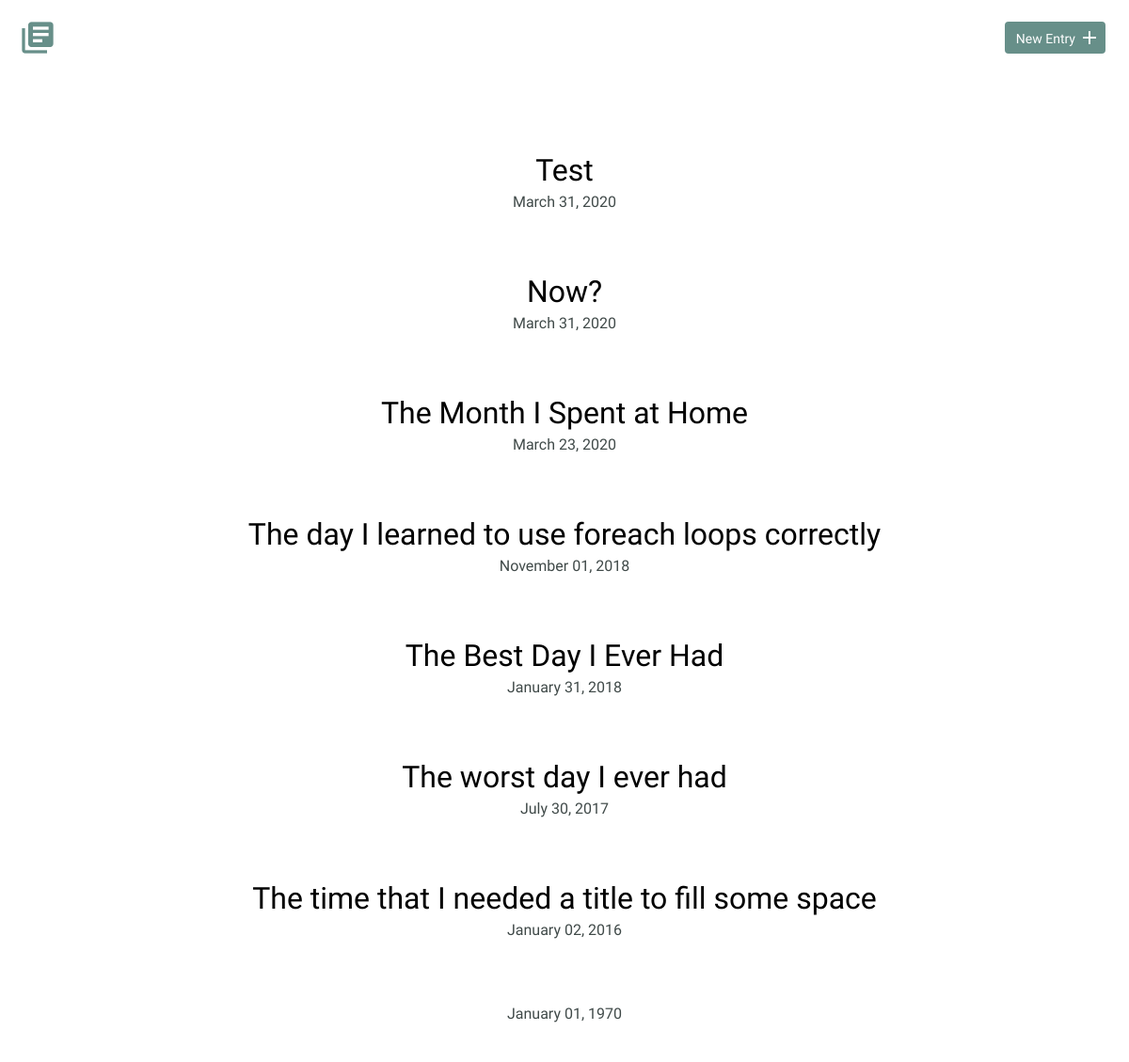
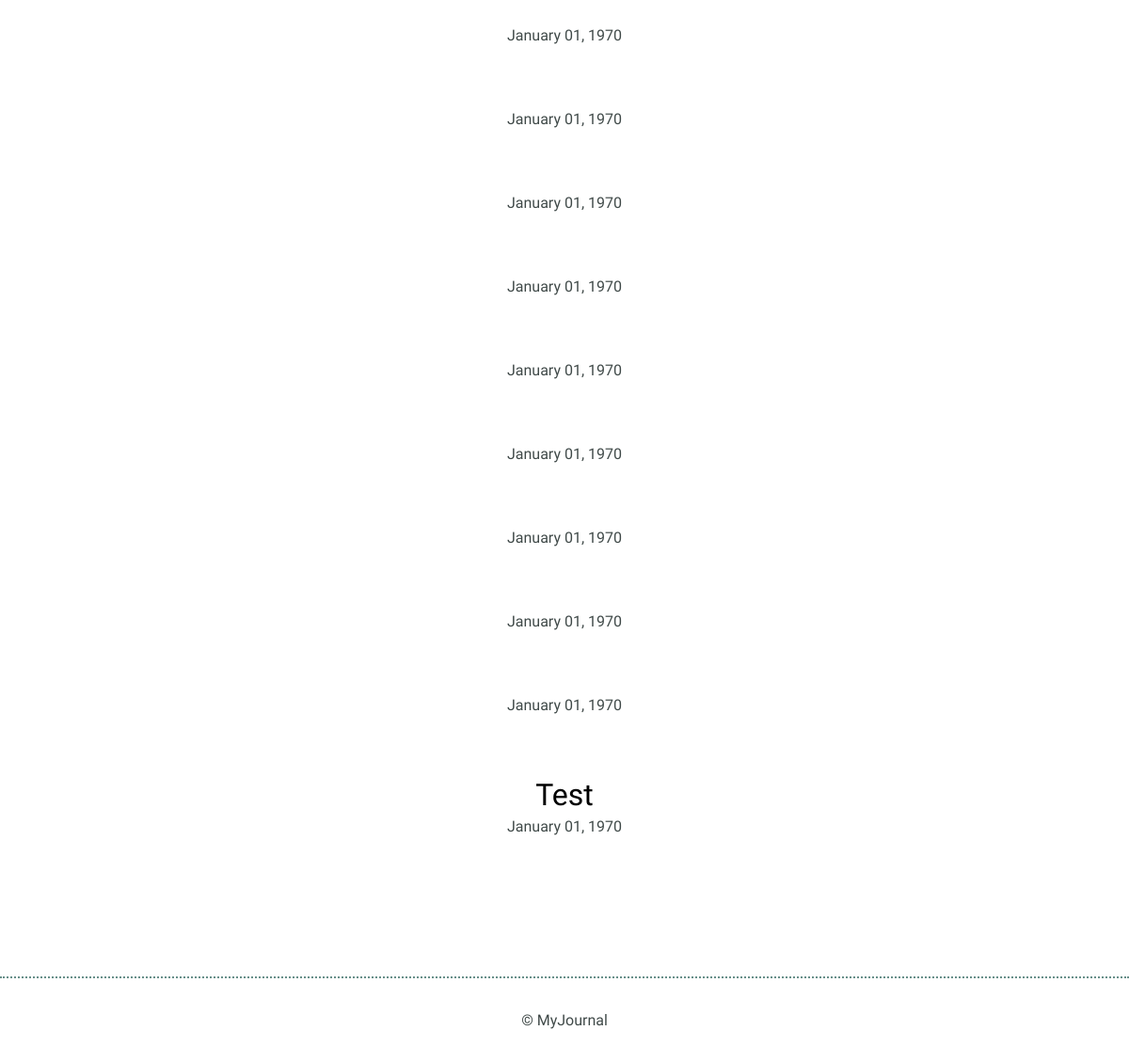
The app's page /, older data (2 pictures, top to bottom).
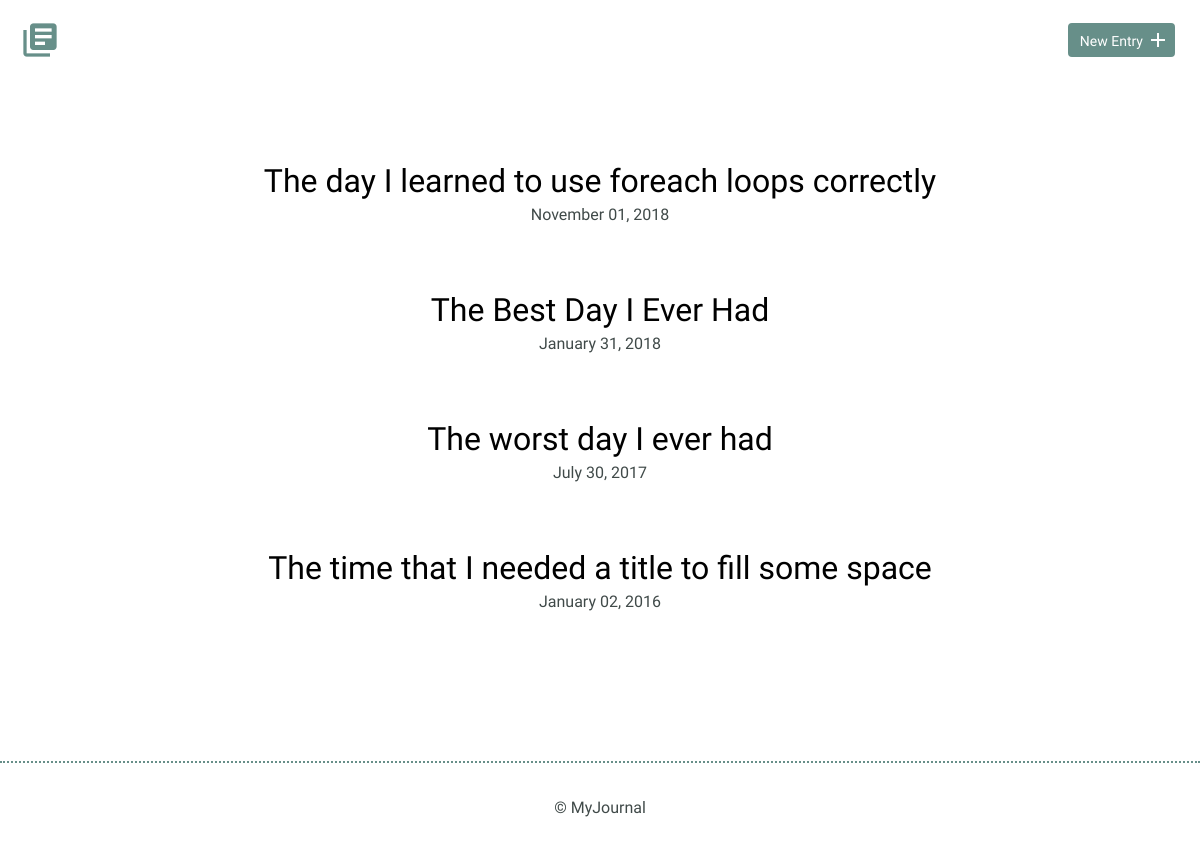
The same page, newer data.
### tables this page shows
CREATE TABLE "entries" (
	`id`	INTEGER,
	`title`	TEXT,
	`date`	TEXT,
	`time_spent`	INTEGER,
	`learned`	BLOB,
	`resources`	BLOB,
	PRIMARY KEY(`id`)
);

### inc/functions.php (the view, shortened to what this page needs)
<?php
function get_html_item() {
    include('connection.php');
    $html = [];
    $sql =("SELECT * FROM entries ORDER BY date DESC");
    $stmt = $db->prepare($sql);
    $stmt->execute();
    foreach ($rows = $stmt->fetchAll(PDO::FETCH_ASSOC) as $row) {
        $html[] =  "<article>
         <h2><a href='detail.php?id=".$row['id']."'>$row[title]</a></h2>
        <time datetime='2020-03-29'>". date('F d, Y', strtotime($row['date'])). "</time>
        </article>";
    }
    return $html;
}

### inc/header.php (shortened to what this page needs)
<!DOCTYPE html>
<html>
    <head>
        <link rel="stylesheet" href="css/normalize.css">
        <link rel="stylesheet" href="css/site.css">
    </head>
    <body>
        <header>
            <div class="container">
                <div class="site-header">
                    <a class="logo" href="index.php"><i class="material-icons">library_books</i></a>
                    <a class="button icon-right" href="new.php"><span>New Entry</span> <i class="material-icons">add</i></a>
                </div>
            </div>
        </header>

### index.php (shortened to what this page needs)
<?php
include('inc/header.php');
include('inc/functions.php');
$items = get_html_item();
?>
        <section>
            <div class="container">
                <div class="entry-list">
                    <?php
                    foreach ($items as $item) { echo $item; }
                    ?>
                </div>
            </div>
        </section>
<?php
include('inc/footer.php');
?>

### inc/footer.php
<footer>
            <div>
                &copy; MyJournal
            </div>
        </footer>
    </body>
</html>

### css/site.css (style rules this page uses)
body { font-size: 16px; color: #404a49; font-family: 'Cousine', serif; font-weight: 400; }
.container { margin: 0 auto; padding: 0 25px; }
header .site-header { margin: 0 auto; height: 95px; }
header .logo i { color: #678f89; margin: 20px 0 0 -5px; float: left; font-size: 40px; }
header .button { float: right; margin: 33px 0 0 0; }
footer { text-align: center; padding: 35px 0; border-top: 2px dotted #678f89; }
.button { padding: 8px 10px 6px 10px; background: #678f89; border: 2px solid #678f89; border-radius: 4px; text-decoration: none; color: #FFF; position: relative; text-align: center; font-size: 14px; }
.button.icon-right { padding-right: 30px; top: -10px; }
.button.icon-right i { position: absolute; top: 3px; right: 3px; }
h1, h2, h3 { margin: 0; font-weight: 400; line-height: 1em; color: #000; }
h2 { font-size: 32px; }
h2 a { text-decoration: none; color: #000; }
.entry-list, .edit-entry, .new-entry { max-width: 800px; margin: 0 auto; padding: 70px 0 150px 0; }
.entry-list article { margin-bottom: 70px; text-align: center; }
.entry-list article:last-child { margin-bottom: 0; }
.entry-list article h2 { margin-bottom: 8px; }

Row changes from the older to the newer data that the page shows:
removed entries: title "Test", date "March 31, 2020"
removed entries: title "Now?", date "March 31, 2020"
removed entries: title "The Month I Spent at Home", date "March 23, 2020"
removed entries: date "January 01, 1970"
removed entries: date "January 01, 1970"
removed entries: date "January 01, 1970"
removed entries: date "January 01, 1970"
removed entries: date "January 01, 1970"
removed entries: date "January 01, 1970"
removed entries: date "January 01, 1970"
removed entries: date "January 01, 1970"
removed entries: date "January 01, 1970"
removed entries: date "January 01, 1970"
removed entries: title "Test", date "January 01, 1970"
